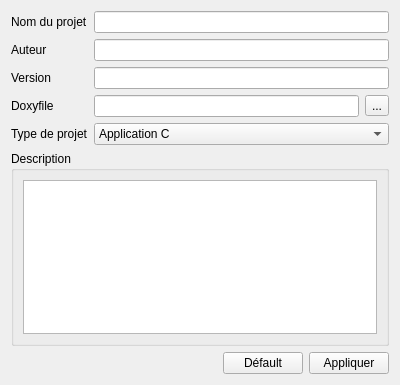
<?xml version="1.0" encoding="UTF-8"?>
<ui version="4.0">
 <class>TabProject</class>
 <widget class="QWidget" name="TabProject">
  <property name="geometry">
   <rect>
    <x>0</x>
    <y>0</y>
    <width>400</width>
    <height>385</height>
   </rect>
  </property>
  <property name="windowTitle">
   <string>Form</string>
  </property>
  <layout class="QFormLayout" name="formLayout">
   <item row="1" column="0">
    <widget class="QLabel" name="label_projectName">
     <property name="text">
      <string>Nom du projet</string>
     </property>
    </widget>
   </item>
   <item row="1" column="1">
    <widget class="QLineEdit" name="lineEdit_projectName"/>
   </item>
   <item row="2" column="0">
    <widget class="QLabel" name="label_author">
     <property name="text">
      <string>Auteur</string>
     </property>
    </widget>
   </item>
   <item row="2" column="1">
    <widget class="QLineEdit" name="lineEdit_author"/>
   </item>
   <item row="4" column="0">
    <widget class="QLabel" name="label_version">
     <property name="text">
      <string>Version</string>
     </property>
    </widget>
   </item>
   <item row="4" column="1">
    <widget class="QLineEdit" name="lineEdit_version"/>
   </item>
   <item row="5" column="0">
    <widget class="QLabel" name="label_doxyfile">
     <property name="text">
      <string>Doxyfile</string>
     </property>
    </widget>
   </item>
   <item row="5" column="1">
    <layout class="QHBoxLayout" name="horizontalLayout_2">
     <item>
      <widget class="QLineEdit" name="lineEdit_doxyfile">
       <property name="readOnly">
        <bool>true</bool>
       </property>
      </widget>
     </item>
     <item>
      <widget class="QToolButton" name="toolButton_doxyfile">
       <property name="text">
        <string>...</string>
       </property>
      </widget>
     </item>
    </layout>
   </item>
   <item row="6" column="0">
    <widget class="QLabel" name="label_projectType">
     <property name="text">
      <string>Type de projet</string>
     </property>
    </widget>
   </item>
   <item row="6" column="1">
    <widget class="QComboBox" name="comboBox_projectType">
     <item>
      <property name="text">
       <string>Application C</string>
      </property>
     </item>
     <item>
      <property name="text">
       <string>Application C++</string>
      </property>
     </item>
     <item>
      <property name="text">
       <string>Librairie Statique C</string>
      </property>
     </item>
     <item>
      <property name="text">
       <string>Librairie Statique C++</string>
      </property>
     </item>
     <item>
      <property name="text">
       <string>Librairie Dynamique C</string>
      </property>
     </item>
     <item>
      <property name="text">
       <string>Librairie Dynamique C++</string>
      </property>
     </item>
    </widget>
   </item>
   <item row="7" column="0" colspan="2">
    <widget class="QGroupBox" name="groupBox">
     <property name="title">
      <string>Description</string>
     </property>
     <layout class="QGridLayout" name="gridLayout_2">
      <item row="0" column="0">
       <widget class="QTextEdit" name="textEdit"/>
      </item>
     </layout>
    </widget>
   </item>
   <item row="9" column="0" colspan="2">
    <layout class="QHBoxLayout" name="horizontalLayout">
     <item>
      <spacer name="horizontalSpacer">
       <property name="orientation">
        <enum>Qt::Horizontal</enum>
       </property>
       <property name="sizeHint" stdset="0">
        <size>
         <width>40</width>
         <height>20</height>
        </size>
       </property>
      </spacer>
     </item>
     <item>
      <widget class="QPushButton" name="pushButton_default">
       <property name="text">
        <string>Défault</string>
       </property>
      </widget>
     </item>
     <item>
      <widget class="QPushButton" name="pushButton_apply">
       <property name="text">
        <string>Appliquer</string>
       </property>
      </widget>
     </item>
    </layout>
   </item>
  </layout>
 </widget>
 <resources/>
 <connections/>
</ui>
